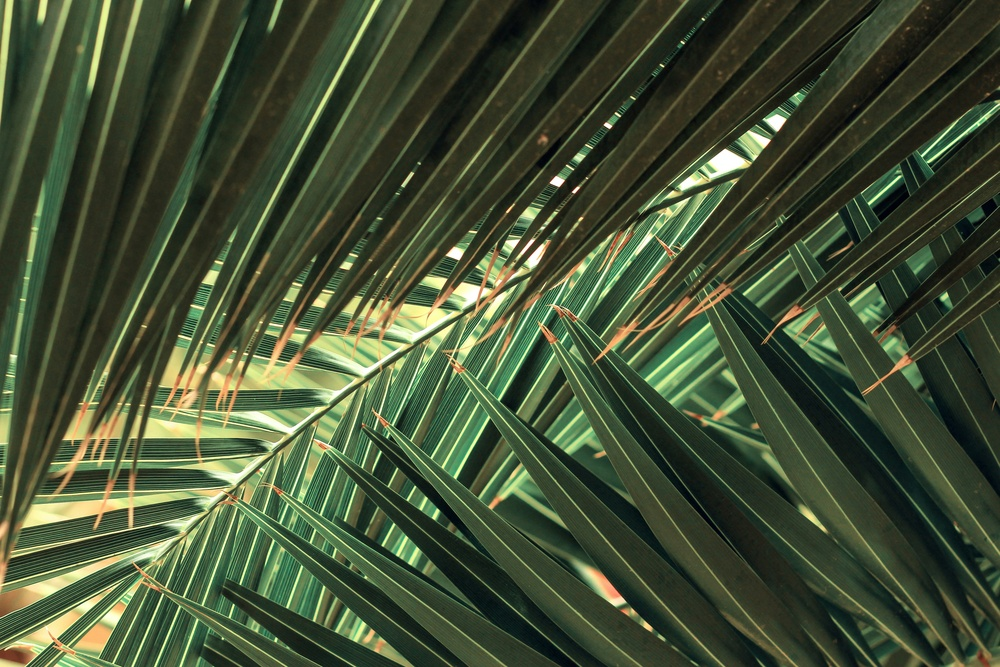
#> input picture images/sharp/sharp_10.jpg, 1000 x 667 px, shrunk from 5184 x 3456 before the run
$ python gui_blur_detector_fft.py
#> lines starting #> are read from the running program, lines starting #| are printed output that depends on the picture; after the words box and inside, x2 and y2 are one past the last pixel; in counts of white or black regions, pixels touching at a corner belong together; long printed decimals are rounded
#> the answer given: ../images/sharp/sharp_10.jpg
#> in main_gui_fft, image is the input picture: shape (667, 1000, 3); mean B, G, R 53.3, 79.9, 67.4
import cv2
import numpy as np
import tkinter as tk
from tkinter import filedialog
import sys


def is_blur_fft(image, d=30):
#> called with d = 30
    gray = cv2.cvtColor(image, cv2.COLOR_BGR2GRAY).astype(np.float32)
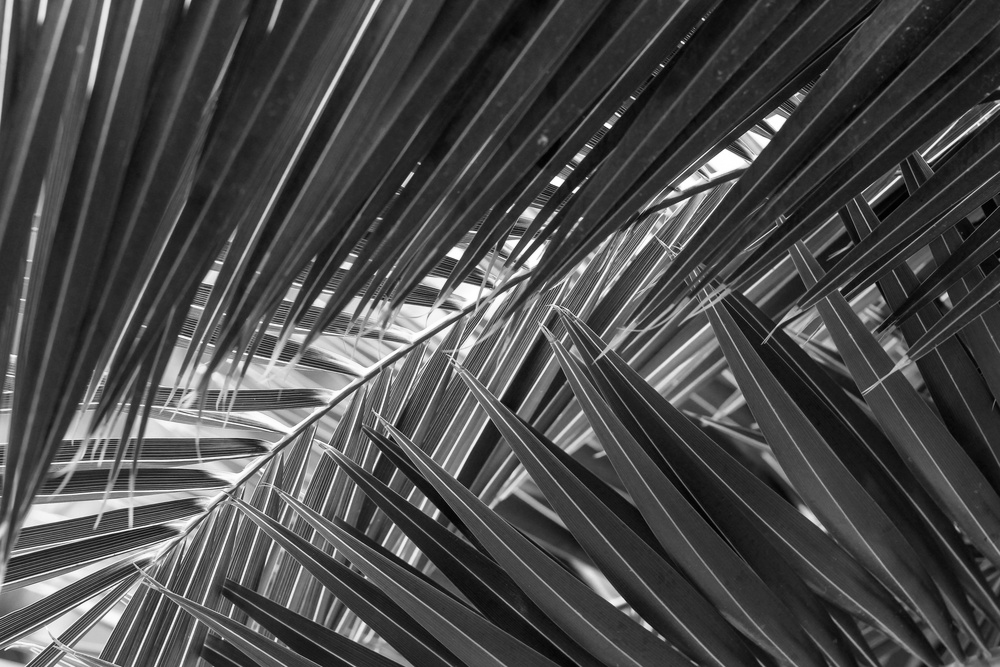
#> gray: shape (667, 1000) float32; min 0, max 255, mean 73.2
    f = np.fft.fft2(gray)
    fshift = np.fft.fftshift(f)
    magnitude = np.abs(fshift)

    total_energy = magnitude.sum()
#> total_energy = 9.8e+09
    h, w = magnitude.shape
#> h = 667; w = 1000
    crow, ccol = h // 2, w // 2
#> crow = 333; ccol = 500
    mask = np.ones((h, w), np.uint8)
    mask[crow - d : crow + d, ccol - d : ccol + d] = 0
    high_freq_energy = (magnitude * mask).sum()
#> high_freq_energy = 8.76e+09
    hf_ratio = high_freq_energy / (total_energy + 1e-8)
#> hf_ratio = 0.893

    logE = np.log(total_energy + 1e-8)
#> logE = 23.01

    # New thresholds
    if logE < 23.0:
        return False, total_energy, hf_ratio  # Not Blurred
    elif hf_ratio < 0.8815:
        return True, total_energy, hf_ratio  # Blurred
    else:
        return False, total_energy, hf_ratio  # Not Blurred


def main_gui_fft():
    root = tk.Tk()
    root.withdraw()

    file_path = filedialog.askopenfilename(
        title="Select an Image (FFT‐based Blur Detector)",
        filetypes=[("Image files", "*.jpg *.jpeg *.png *.bmp")],
    )
    if not file_path:
        print("❌ No image selected. Exiting.")
        sys.exit(1)

    image = cv2.imread(file_path)
    if image is None:
        print("❌ Failed to load the image. Exiting.")
        sys.exit(1)

    # Can tweak these parameters if images are much larger/smaller:
    D = 30
    TOTAL_ENERGY_TH = 1e7
    HF_RATIO_TH = 0.04

    is_blur, tot_e, hf_ratio = is_blur_fft(image)
#> is_blur = False; tot_e = 9.8e+09; hf_ratio = 0.893

    status = "Blurred" if is_blur else "Not Blurred"
#> status = 'Not Blurred'
    print("\n🔍 FFT‐Based Blur Detection Results:")
    print(f"Image: {status}")
#| Image: Not Blurred
    print(f"  Total Energy       = {tot_e:.2e}  (Threshold: {TOTAL_ENERGY_TH:.2e})")
#|   Total Energy       = 9.80e+09  (Threshold: 1.00e+07)
    print(f"  High‐Freq Ratio    = {hf_ratio:.5f}  (Threshold: {HF_RATIO_TH:.5f})")
#|   High‐Freq Ratio    = 0.8932  (Threshold: 0.04)

    # Displaying with overlay text
    display = image.copy()
    color = (0, 0, 255) if is_blur else (0, 255, 0)
#> color = (0, 255, 0)
    cv2.putText(
        display,
        f"{status} (R={hf_ratio:.3f})",
        (10, 30),
        cv2.FONT_HERSHEY_SIMPLEX,
        0.8,
        color,
        2,
    )
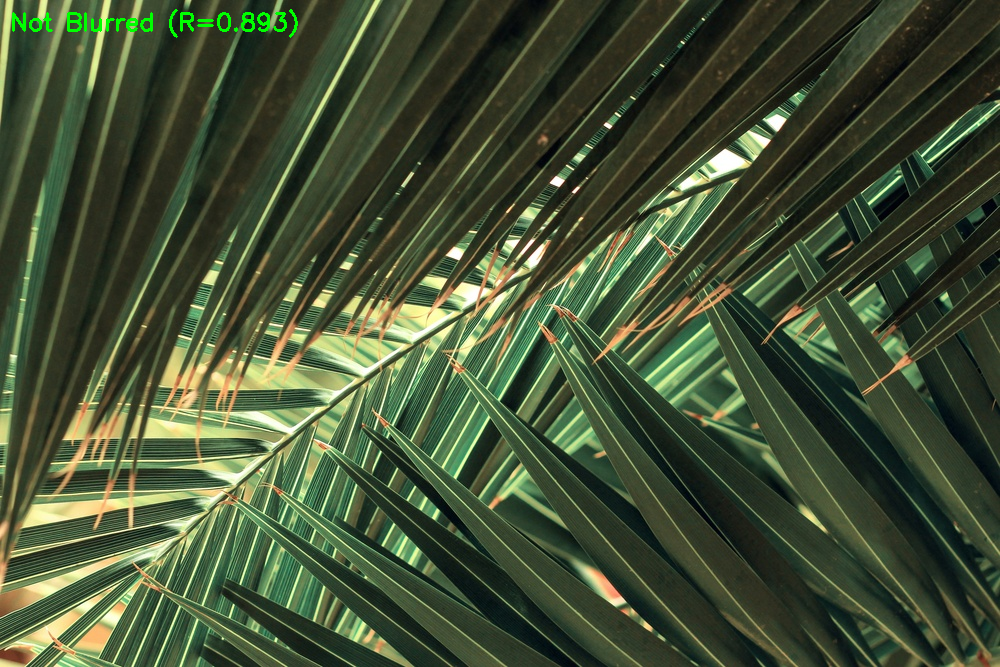
#> display: shape (667, 1000, 3); 0.31% of pixels changed, all inside (x1, y1, x2, y2) = (12, 9, 298, 38)

    cv2.imshow("FFT‐Based Blur Detector", display)
    print("\n📌 Press any key in the window to close.")
    cv2.waitKey(0)
    cv2.destroyAllWindows()


if __name__ == "__main__":
    main_gui_fft()

$ run again, on images/sharp/sharp_2.jpg
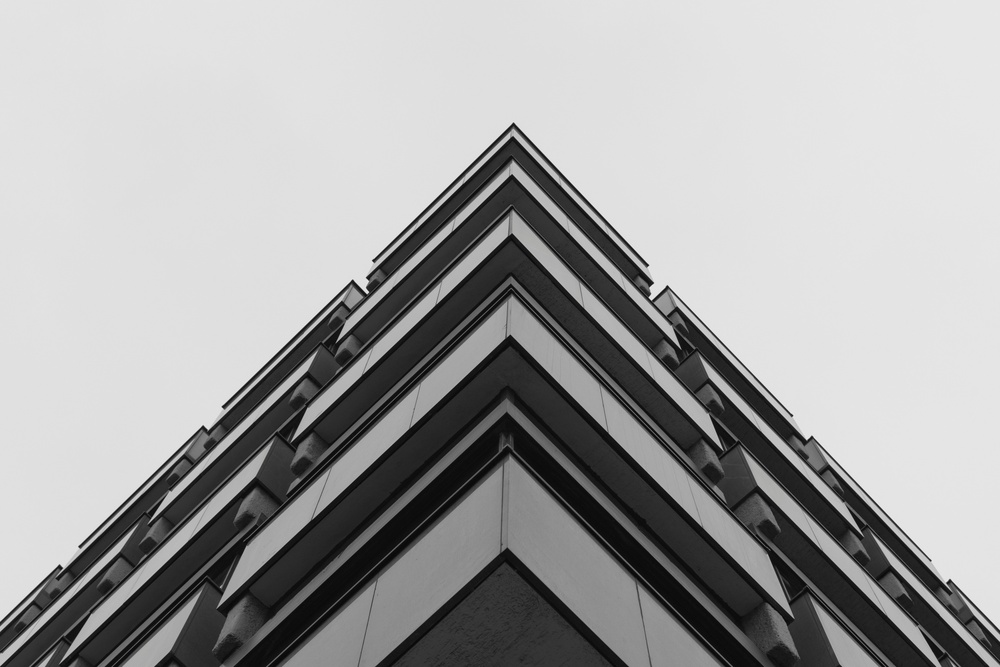
#> input picture images/sharp/sharp_2.jpg, 1000 x 667 px, shrunk from 6510 x 4340 before the run
#> in main_gui_fft, image is the input picture: shape (667, 1000, 3); mean B, G, R 162.1, 162.1, 162.1
#> total_energy = 4.9e+09
#> high_freq_energy = 3.76e+09
#> in is_blur_fft, `hf_ratio = high_freq_energy / (total_energy + 1e-8)`: hf_ratio = 0.768
#> logE = 22.31
#> in main_gui_fft, `is_blur, tot_e, hf_ratio = is_blur_fft(image)`: is_blur = False; tot_e = 4.9e+09; hf_ratio = 0.768
#> status = 'Not Blurred'
#| Image: Not Blurred
#|   Total Energy       = 4.90e+09  (Threshold: 1.00e+07)
#|   High‐Freq Ratio    = 0.7682  (Threshold: 0.04)
#> color = (0, 255, 0)
#> in main_gui_fft, `cv2.putText( display, f"{status} (R={hf_ratio:.3f})", (10, 30), cv2.FO..`:
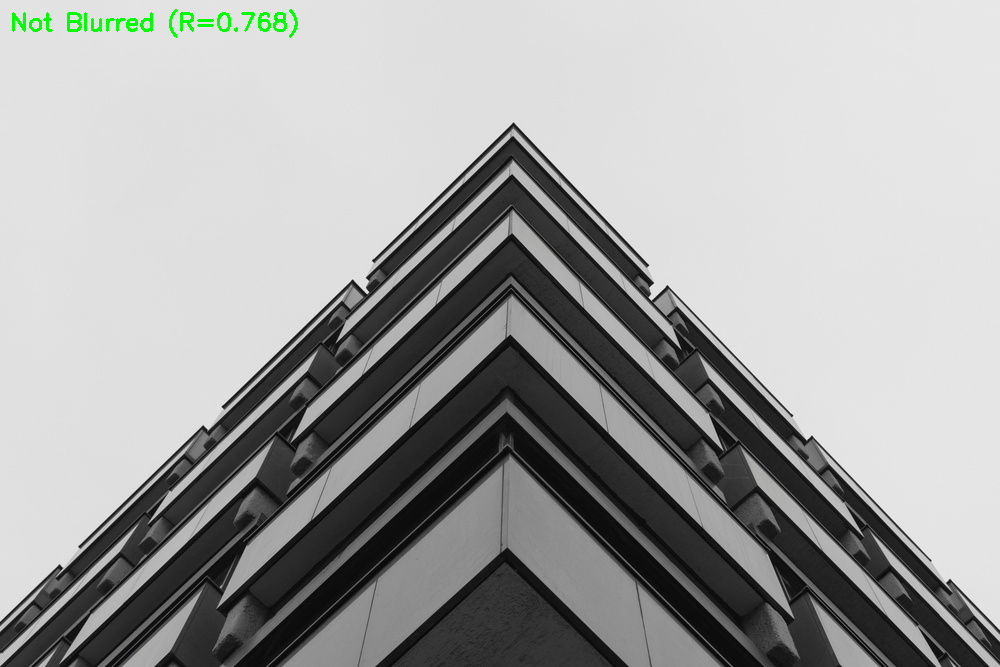
#> display: shape (667, 1000, 3); 0.3% of pixels changed, all inside (x1, y1, x2, y2) = (12, 9, 298, 38)

$ run again, on images/sharp/sharp_3.jpg
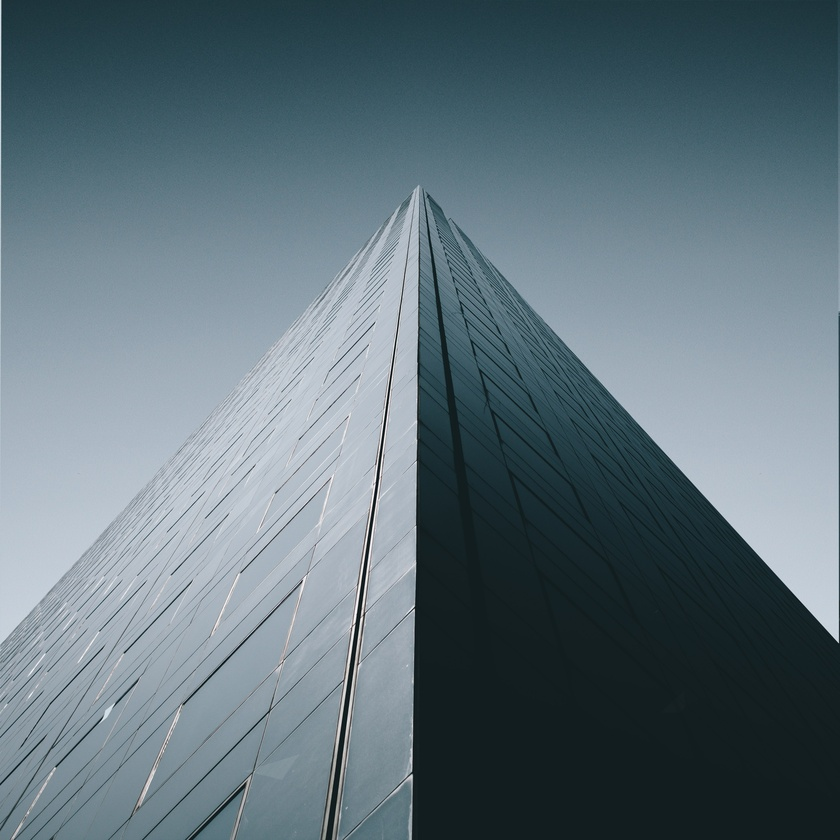
#> input picture images/sharp/sharp_3.jpg, 840 x 840 px, shrunk from 3648 x 3648 before the run
#> in main_gui_fft, image is the input picture: shape (840, 840, 3); mean B, G, R 122.6, 114, 96.4
#> in is_blur_fft, `gray = cv2.cvtColor(image, cv2.COLOR_BGR2GRAY).astype(np.float32)`:
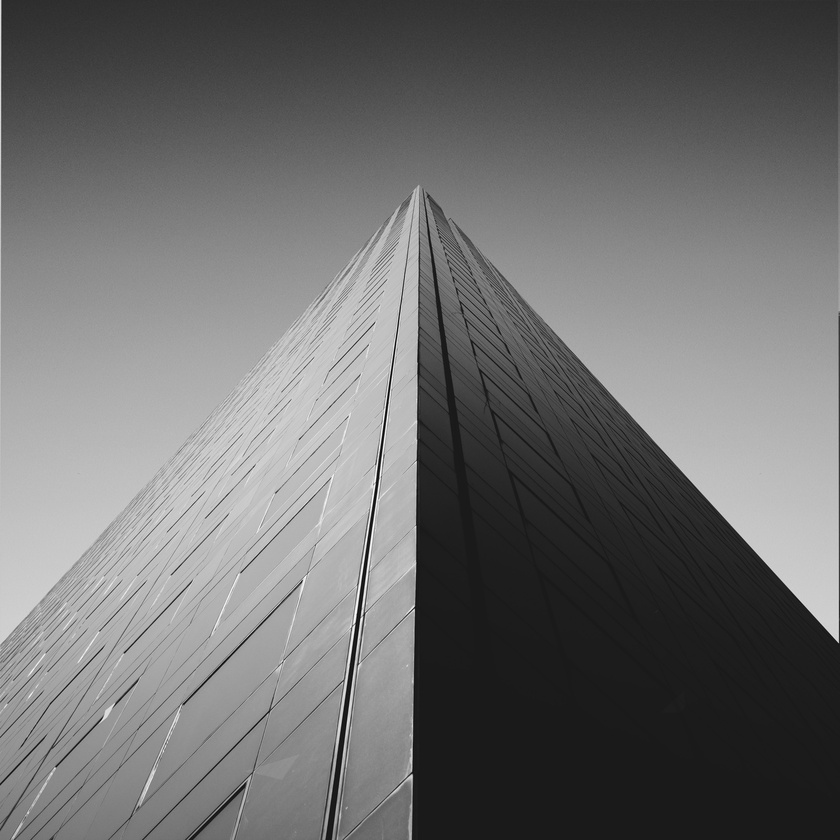
#> gray: shape (840, 840) float32; min 1, max 255, mean 109.7
#> total_energy = 4.23e+09
#> high_freq_energy = 3.6e+09
#> in is_blur_fft, `hf_ratio = high_freq_energy / (total_energy + 1e-8)`: hf_ratio = 0.852
#> logE = 22.16
#> in main_gui_fft, `is_blur, tot_e, hf_ratio = is_blur_fft(image)`: is_blur = False; tot_e = 4.23e+09; hf_ratio = 0.852
#> status = 'Not Blurred'
#| Image: Not Blurred
#|   Total Energy       = 4.23e+09  (Threshold: 1.00e+07)
#|   High‐Freq Ratio    = 0.8517  (Threshold: 0.04)
#> color = (0, 255, 0)
#> in main_gui_fft, `cv2.putText( display, f"{status} (R={hf_ratio:.3f})", (10, 30), cv2.FO..`:
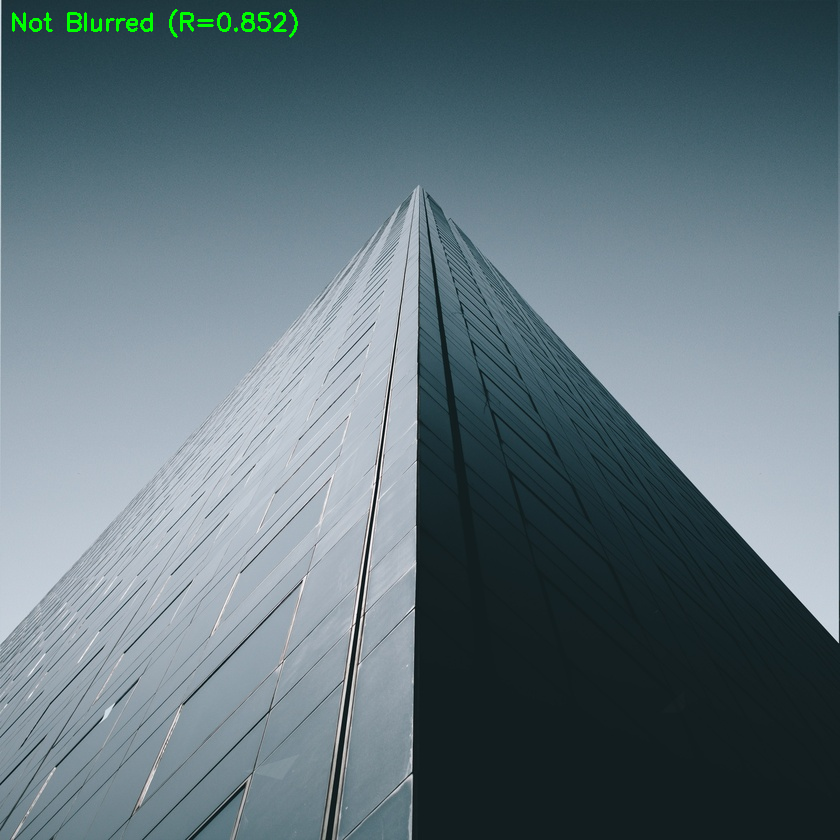
#> display: shape (840, 840, 3); 0.29% of pixels changed, all inside (x1, y1, x2, y2) = (12, 9, 298, 38)

$ run again, on images/sharp/sharp_4.jpg
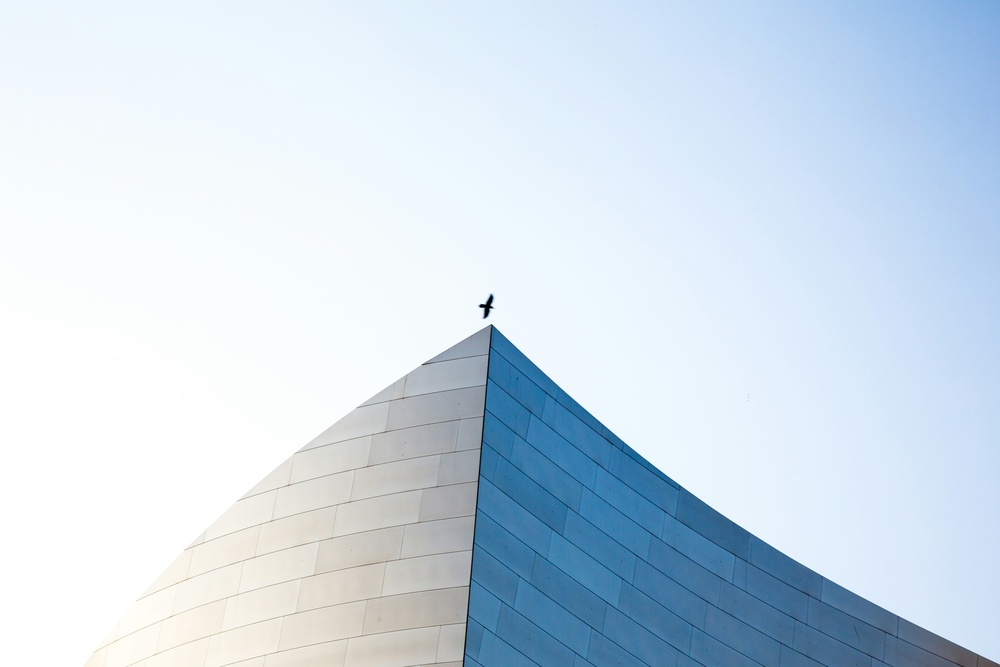
#> input picture images/sharp/sharp_4.jpg, 1000 x 667 px, shrunk from 5760 x 3840 before the run
#> in main_gui_fft, image is the input picture: shape (667, 1000, 3); mean B, G, R 233.7, 220.8, 205.8
#> in is_blur_fft, `gray = cv2.cvtColor(image, cv2.COLOR_BGR2GRAY).astype(np.float32)`:
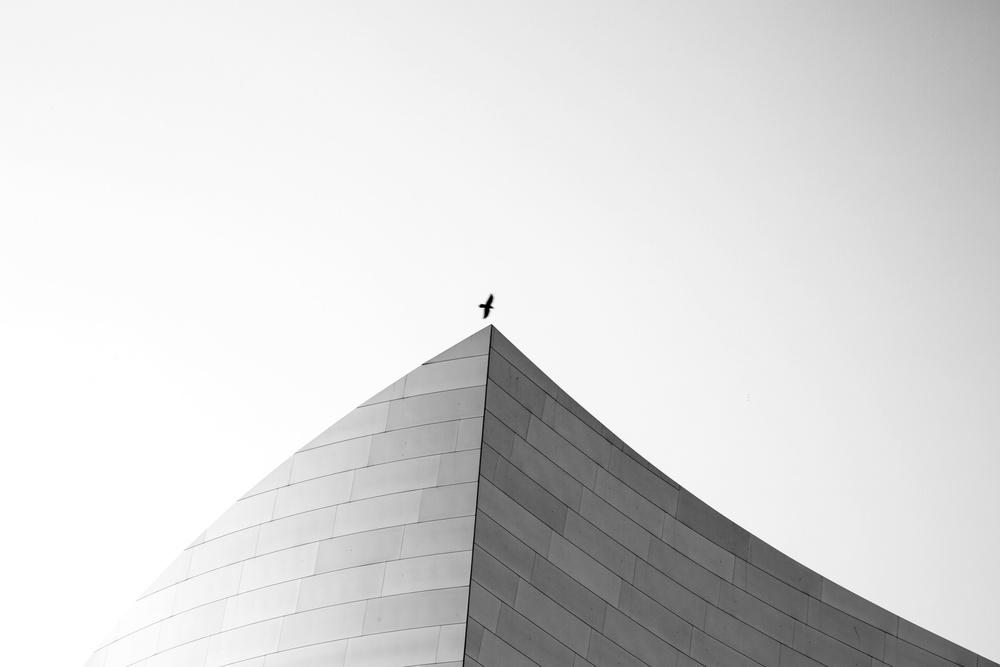
#> gray: shape (667, 1000) float32; min 0, max 255, mean 217.8
#> total_energy = 2.68e+09
#> high_freq_energy = 2e+09
#> in is_blur_fft, `hf_ratio = high_freq_energy / (total_energy + 1e-8)`: hf_ratio = 0.747
#> logE = 21.71
#> in main_gui_fft, `is_blur, tot_e, hf_ratio = is_blur_fft(image)`: is_blur = False; tot_e = 2.68e+09; hf_ratio = 0.747
#> status = 'Not Blurred'
#| Image: Not Blurred
#|   Total Energy       = 2.68e+09  (Threshold: 1.00e+07)
#|   High‐Freq Ratio    = 0.7467  (Threshold: 0.04)
#> color = (0, 255, 0)
#> in main_gui_fft, `cv2.putText( display, f"{status} (R={hf_ratio:.3f})", (10, 30), cv2.FO..`:
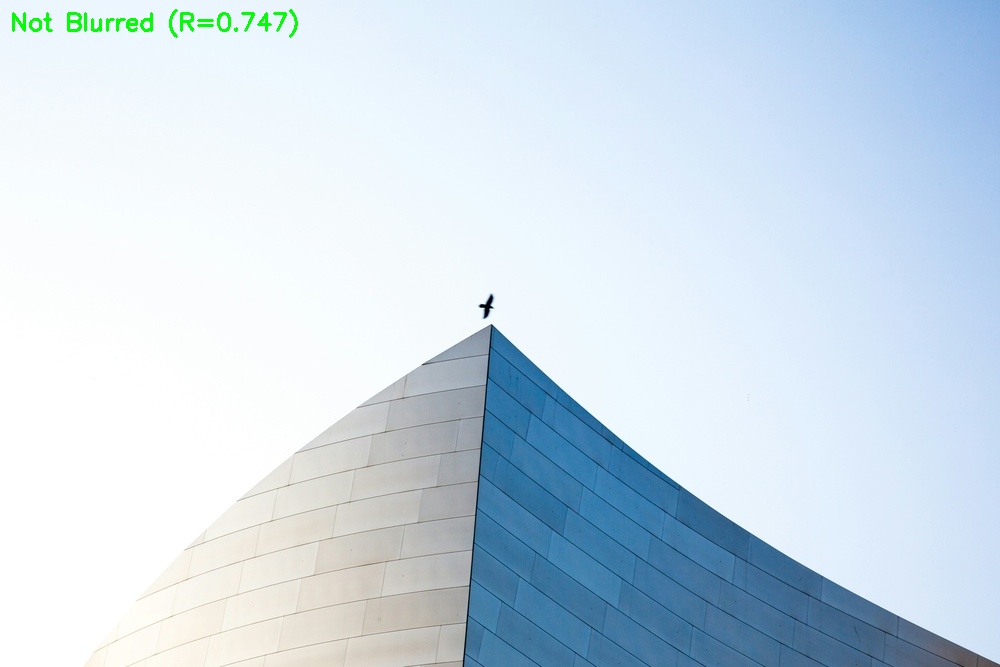
#> display: shape (667, 1000, 3); 0.29% of pixels changed, all inside (x1, y1, x2, y2) = (12, 9, 298, 38)
